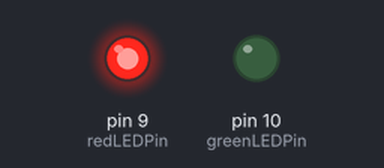
A sketch run on a simulated Arduino Uno, built with avr-gcc and run on an emulated ATmega328P. On the bench: output pins drawn as LEDs (lit = HIGH).

Above: at 0.12 s.
At 5.12 s:
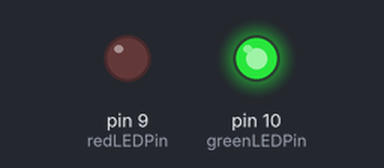
At 10.87 s:
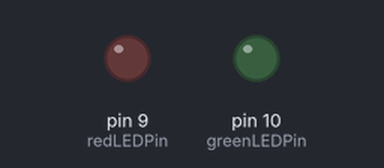
Timing chart, 0 to 11.2 s (numbered marks = the images above):
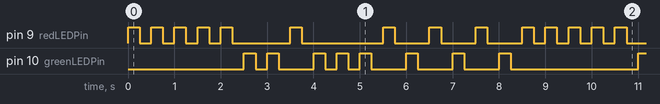

Measured:
- by itself, pin 9 (redLEDPin): repeats every 8.5 s: 4 × (LOW 0.25 s, HIGH 0.25 s), LOW 1.3 s, HIGH 0.25 s, LOW 1.8 s, 3 × (HIGH 0.25 s, LOW 0.75 s), HIGH 0.25 s
- by itself, pin 10 (greenLEDPin): repeats every 8.5 s: LOW 0.25 s, HIGH 0.25 s, LOW 0.75 s, 2 × (HIGH 0.25 s, LOW 0.25 s), 3 × (HIGH 0.25 s, LOW 0.75 s), HIGH 0.25 s, LOW 2.8 s, HIGH 0.25 s
- by itself, everything shown: repeats every 8.5 s, in 34 steps

The sketch:

Arduino_2_lights.ino
```cpp
int redLEDPin=9;
int greenLEDPin=10;
int redOnTime=250;
int redOffTime=250;
int greenOnTime=250;
int greenOffTime=250;

void setup() {
  pinMode(redLEDPin, OUTPUT);
  pinMode(greenLEDPin, OUTPUT);


}

void loop() {

  digitalWrite(redLEDPin, HIGH);
  delay(redOnTime);
  digitalWrite(redLEDPin, LOW);
  delay(redOffTime);

  digitalWrite(redLEDPin, HIGH);
  delay(redOnTime);
  digitalWrite(redLEDPin, LOW);
  delay(redOffTime);

  digitalWrite(redLEDPin, HIGH);
  delay(redOnTime);
  digitalWrite(redLEDPin, LOW);
  delay(redOffTime);

  digitalWrite(redLEDPin, HIGH);
  delay(redOnTime);
  digitalWrite(redLEDPin, LOW);
  delay(redOffTime);

  digitalWrite(redLEDPin, HIGH);
  delay(redOnTime);
  digitalWrite(redLEDPin, LOW);
  delay(redOffTime);

  digitalWrite(greenLEDPin, HIGH);
  delay(greenOnTime);
  digitalWrite(greenLEDPin, LOW);
  delay(greenOffTime);

  digitalWrite(greenLEDPin, HIGH);
  delay(greenOnTime);
  digitalWrite(greenLEDPin, LOW);
  delay(greenOffTime);

  digitalWrite(redLEDPin, HIGH);
  delay(redOnTime);
  digitalWrite(redLEDPin, LOW);
  delay(redOffTime);

  digitalWrite(greenLEDPin, HIGH);
  delay(greenOnTime);
  digitalWrite(greenLEDPin, LOW);
  delay(greenOffTime);

  digitalWrite(greenLEDPin, HIGH);
  delay(greenOnTime);
  digitalWrite(greenLEDPin, LOW);
  delay(greenOffTime);

  digitalWrite(greenLEDPin, HIGH);
  delay(greenOnTime);
  digitalWrite(greenLEDPin, LOW);
  delay(greenOffTime);

  digitalWrite(redLEDPin, HIGH);
  delay(redOnTime);
  digitalWrite(redLEDPin, LOW);
  delay(redOffTime);

  digitalWrite(greenLEDPin, HIGH);
  delay(greenOnTime);
  digitalWrite(greenLEDPin, LOW);
  delay(greenOffTime);

  digitalWrite(redLEDPin, HIGH);
  delay(redOnTime);
  digitalWrite(redLEDPin, LOW);
  delay(redOffTime);

  digitalWrite(greenLEDPin, HIGH);
  delay(greenOnTime);
  digitalWrite(greenLEDPin, LOW);
  delay(greenOffTime);

  digitalWrite(redLEDPin, HIGH);
  delay(redOnTime);
  digitalWrite(redLEDPin, LOW);
  delay(redOffTime);

  digitalWrite(greenLEDPin, HIGH);
  delay(greenOnTime);
  digitalWrite(greenLEDPin, LOW);
  delay(greenOffTime);


}
```
